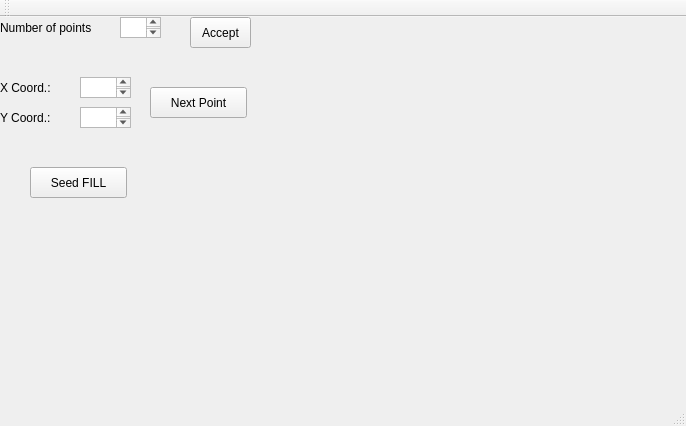
<?xml version="1.0" encoding="UTF-8"?>
<ui version="4.0">
 <class>MainWindow</class>
 <widget class="QMainWindow" name="MainWindow">
  <property name="geometry">
   <rect>
    <x>0</x>
    <y>0</y>
    <width>686</width>
    <height>426</height>
   </rect>
  </property>
  <property name="windowTitle">
   <string>MainWindow</string>
  </property>
  <widget class="QWidget" name="centralWidget">
   <widget class="QLabel" name="label">
    <property name="geometry">
     <rect>
      <x>0</x>
      <y>0</y>
      <width>121</width>
      <height>21</height>
     </rect>
    </property>
    <property name="text">
     <string>Number of points</string>
    </property>
   </widget>
   <widget class="QTextEdit" name="textEdit_3">
    <property name="geometry">
     <rect>
      <x>80</x>
      <y>90</y>
      <width>51</width>
      <height>21</height>
     </rect>
    </property>
   </widget>
   <widget class="QLabel" name="label_5">
    <property name="geometry">
     <rect>
      <x>280</x>
      <y>20</y>
      <width>400</width>
      <height>300</height>
     </rect>
    </property>
    <property name="text">
     <string/>
    </property>
   </widget>
   <widget class="QLabel" name="label_2">
    <property name="geometry">
     <rect>
      <x>0</x>
      <y>60</y>
      <width>65</width>
      <height>21</height>
     </rect>
    </property>
    <property name="text">
     <string>X Coord.:</string>
    </property>
   </widget>
   <widget class="QLabel" name="label_4">
    <property name="geometry">
     <rect>
      <x>10</x>
      <y>40</y>
      <width>151</width>
      <height>16</height>
     </rect>
    </property>
    <property name="text">
     <string/>
    </property>
   </widget>
   <widget class="QLabel" name="label_3">
    <property name="geometry">
     <rect>
      <x>0</x>
      <y>90</y>
      <width>65</width>
      <height>21</height>
     </rect>
    </property>
    <property name="text">
     <string>Y Coord.:</string>
    </property>
   </widget>
   <widget class="QTextEdit" name="textEdit">
    <property name="geometry">
     <rect>
      <x>120</x>
      <y>0</y>
      <width>41</width>
      <height>21</height>
     </rect>
    </property>
   </widget>
   <widget class="QPushButton" name="pushButton">
    <property name="geometry">
     <rect>
      <x>150</x>
      <y>70</y>
      <width>97</width>
      <height>31</height>
     </rect>
    </property>
    <property name="text">
     <string>Next Point</string>
    </property>
   </widget>
   <widget class="QPushButton" name="pushButton_2">
    <property name="geometry">
     <rect>
      <x>190</x>
      <y>0</y>
      <width>61</width>
      <height>31</height>
     </rect>
    </property>
    <property name="text">
     <string>Accept</string>
    </property>
   </widget>
   <widget class="QTextEdit" name="textEdit_2">
    <property name="geometry">
     <rect>
      <x>80</x>
      <y>60</y>
      <width>51</width>
      <height>21</height>
     </rect>
    </property>
   </widget>
   <widget class="QPushButton" name="pushButton_3">
    <property name="geometry">
     <rect>
      <x>30</x>
      <y>150</y>
      <width>97</width>
      <height>31</height>
     </rect>
    </property>
    <property name="text">
     <string>Seed FILL</string>
    </property>
   </widget>
  </widget>
  <widget class="QMenuBar" name="menuBar">
   <property name="geometry">
    <rect>
     <x>0</x>
     <y>0</y>
     <width>686</width>
     <height>27</height>
    </rect>
   </property>
  </widget>
  <widget class="QToolBar" name="mainToolBar">
   <attribute name="toolBarArea">
    <enum>TopToolBarArea</enum>
   </attribute>
   <attribute name="toolBarBreak">
    <bool>false</bool>
   </attribute>
  </widget>
  <widget class="QStatusBar" name="statusBar"/>
 </widget>
 <layoutdefault spacing="6" margin="11"/>
 <resources/>
 <connections/>
</ui>
